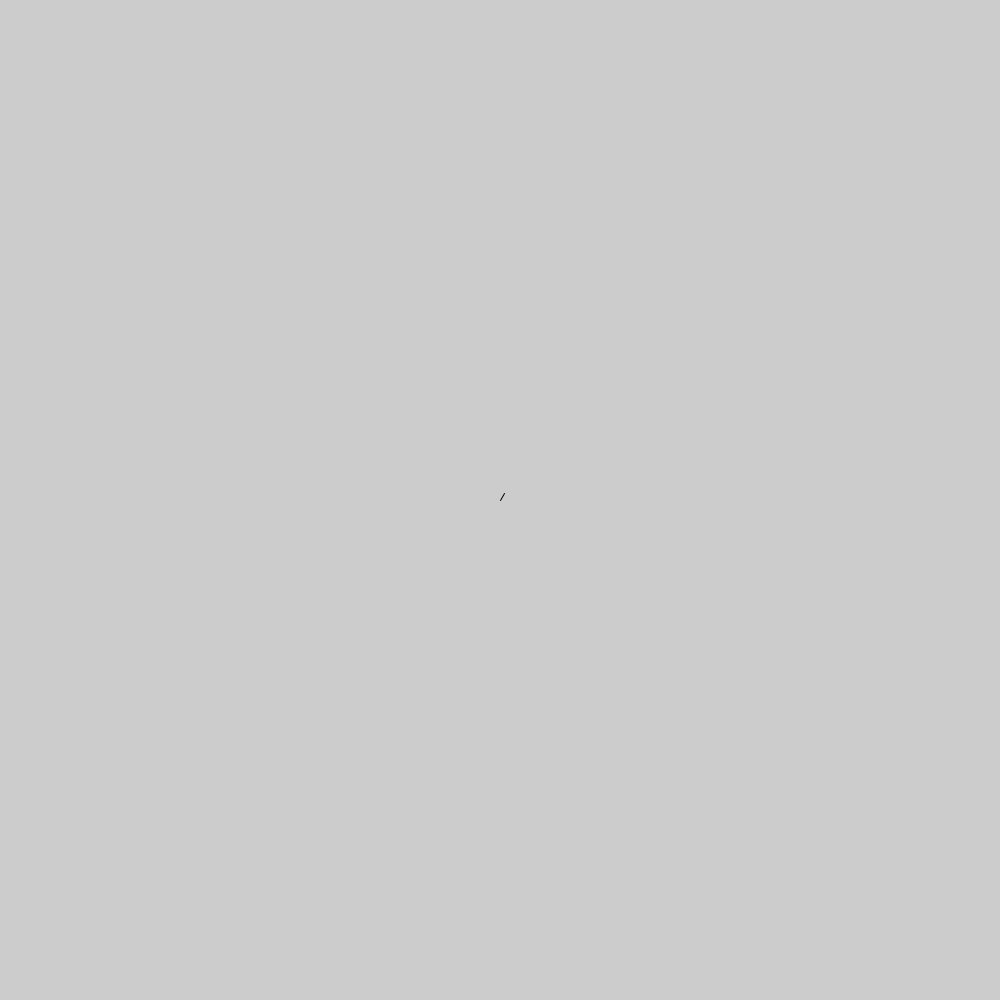
Frame 1 (no input)
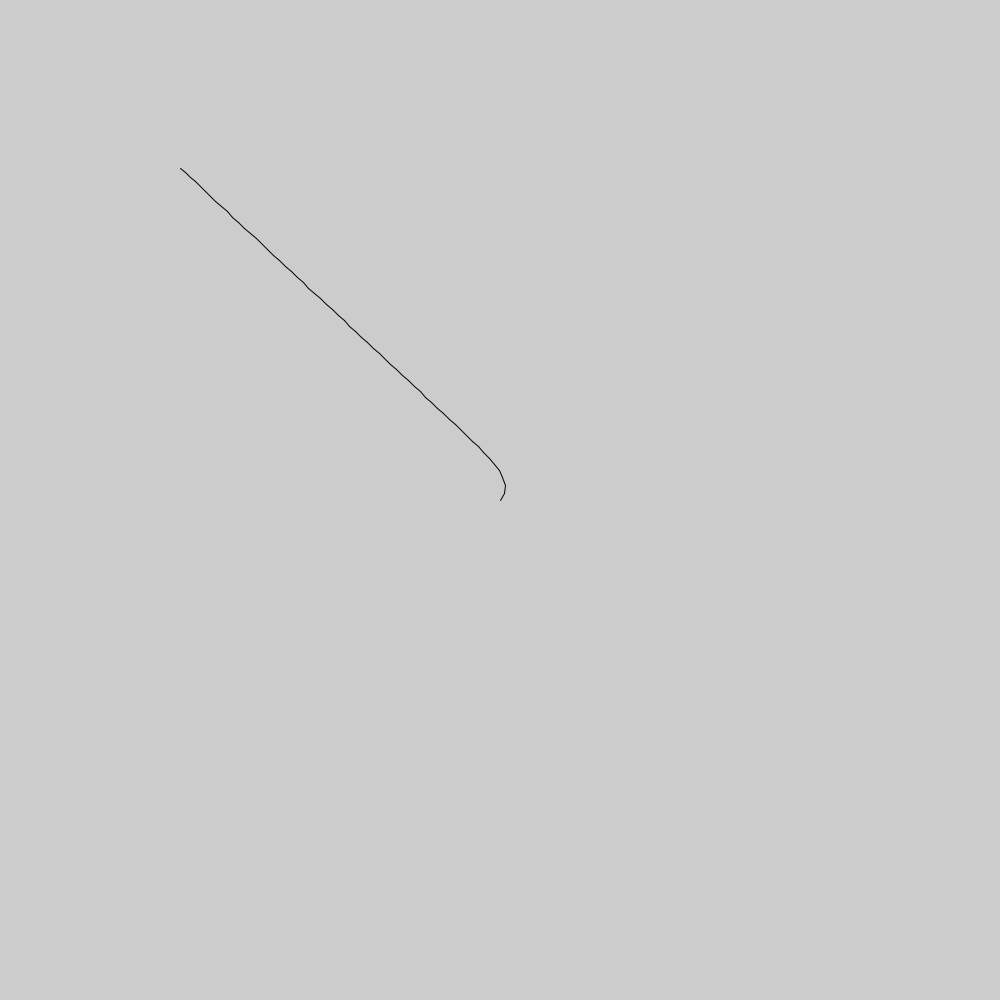
Frame 60 (the mouse pressed at the canvas centre just before this capture)
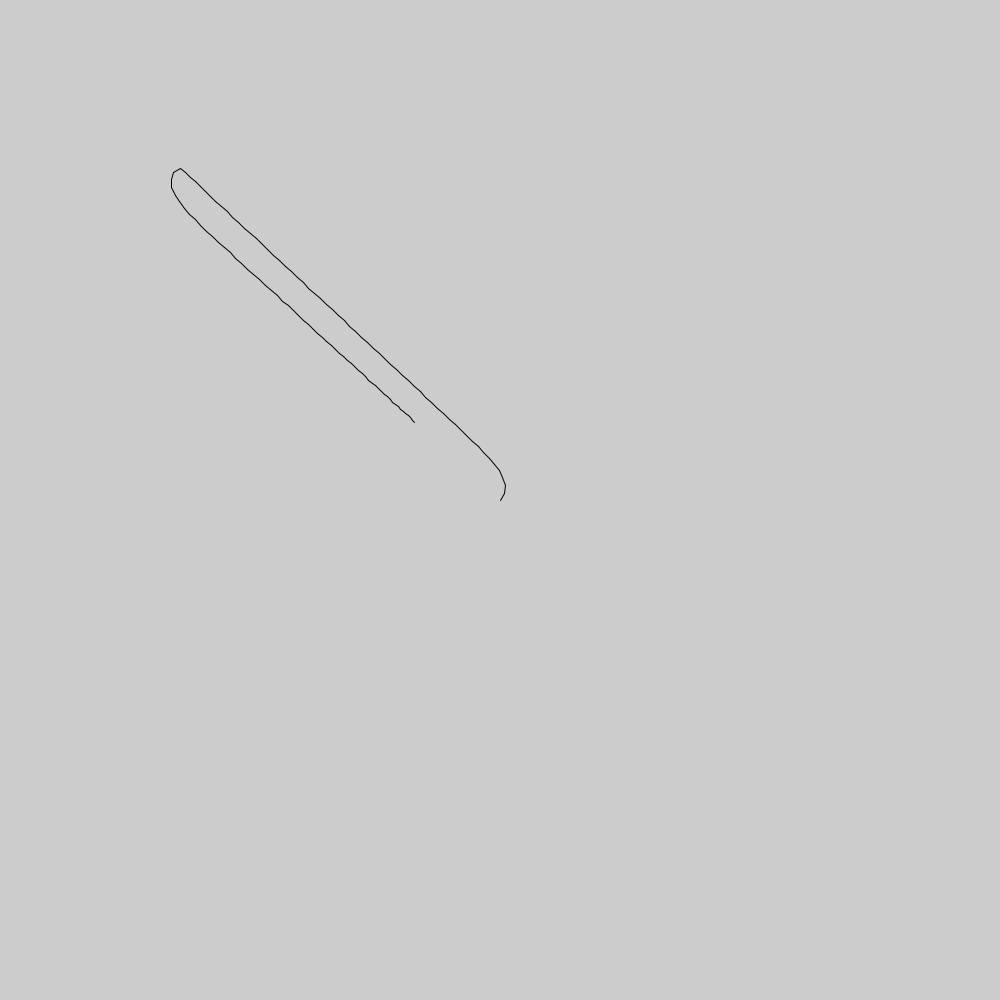
Frame 120 (the mouse held since frame 60 and released just before this capture)

The Processing sketch that drew these frames (run headless with seeded random() and noise(); from frame 60 on, the mouse is pressed at the canvas centre):

// Processing sketch: VehicleExample
// ── VehicleExample.pde
Vehicle v;

void setup() {
  size(1000, 1000);

  //create a new Vehicle and refer to it by the name "v"
  v = new Vehicle();

  //set the position of v to the middle of the canvas
  v.setPosition(width/2, height/2);
  
}

void draw() {
  //you can print the current mouse position to the console 
  //(at the bottom of the processing code window)
  //println("mouse: "+ mouseX + ", " + mouseY);

  //rotate towards takes as parameters:
  //targetX, 
  //targetY, 
  //value of 0-1 meaning percent of rotation that would align in direction of target 
  v.rotateTowards(mouseX, mouseY, .4);

  //calculate a new speed based on distance between V and the mouse
  //see the Processing reference for dist and constrain if either function is new to you
  float distanceFromMouseToV = dist(v.x, v.y, mouseX, mouseY);
  float newSpeed = distanceFromMouseToV * .025;
  float maxSpeed = 8;
  float minSpeed = 0;
  v.setSpeed(constrain(newSpeed, minSpeed, maxSpeed));

  //move() tells the vehicle to move forward based on its current heading and speed
  v.move();

  //draw a line from the vehicle's previous location to its new one
  line(v.prevX, v.prevY, v.x, v.y);
}
// ── Vehicle.pde
/*
things you can tell a vehicle to do:
(here, assuming your vehicle variable is called myVehicle)

//directly set the vehicle's position [0-width, 0-height]
myVehicle.setPosition(x, y);

//directly set the direciton the vehicle is pointing, [0-360]
myVehicle.setHeading(angle);

//directly set the speed the vehicle is moving at [pixels per update]
myVehicle.setSpeed(speed);

//change the speed the vehicle is moving at [pixels per update]
myVehicle.adjustSpeed(speed);

//adjust the heading - this means add this angle to the current heading
[-360 - +360]
myVehicle.adjustHeading(angleChange);

//rotate some amount towards a target
[targetX, targetY, 0-1]
myVehicle.rotateTowards(x, y, percentage);

//you always have to call this function to update position based on heading:
myVehicle.move();

*/

class Vehicle {
  //public fields:
  public float heading = 0;
  public float speed = 0;
  public float x=0, y=0;
  public float prevX=0, prevY=0;
  
  public Vehicle() {
    prevX = x;
    prevY = y;
  }
  
  public void setSpeed(float newSpeed) {
    speed = newSpeed; 
  }
  
  public void adjustSpeed(float speedChange) {
    speed += speedChange;
  }
  
  public void move() {
    prevX = x;
    prevY = y;

    x += speed * cos(radians(heading));
    y += speed * sin(radians(heading));
  }
  
  public void setHeading(float degrees) {
    heading = degrees;
    heading %= 360;
    heading += 360;
    heading %= 360;
  }
  
  public void adjustHeading(float degrees) {
    heading += degrees;
    heading %= 360;
    heading += 360;
    heading %= 360;
  }
  
  public void setPosition(float newX, float newY) {
    x = newX;
    y = newY;
  }
  
  
  //x,y is the target, amount is 0-1 for 0 - 100% of the way
  public void rotateTowards(float targetX, float targetY, float amount) {
    float targetHeadingX = targetX-x;
    float targetHeadingY = targetY-y;
    float targetHeading = degrees(atan2(targetHeadingY, targetHeadingX));
    
    float diff = (targetHeading - heading) % 360;
    float absDiff = abs(diff);
    float otherDiff = 360 - absDiff;
    
    //println(targetHeading - heading);
    //println(heading + "\t" + targetHeading + "\t" + diff1 + "\t" + diff2);

    if (absDiff < abs(otherDiff)) {
      heading += diff * amount;
    }
    else {
      heading += otherDiff * amount;
    }

    heading += 360;
    heading %= 360;
  }
  
}
